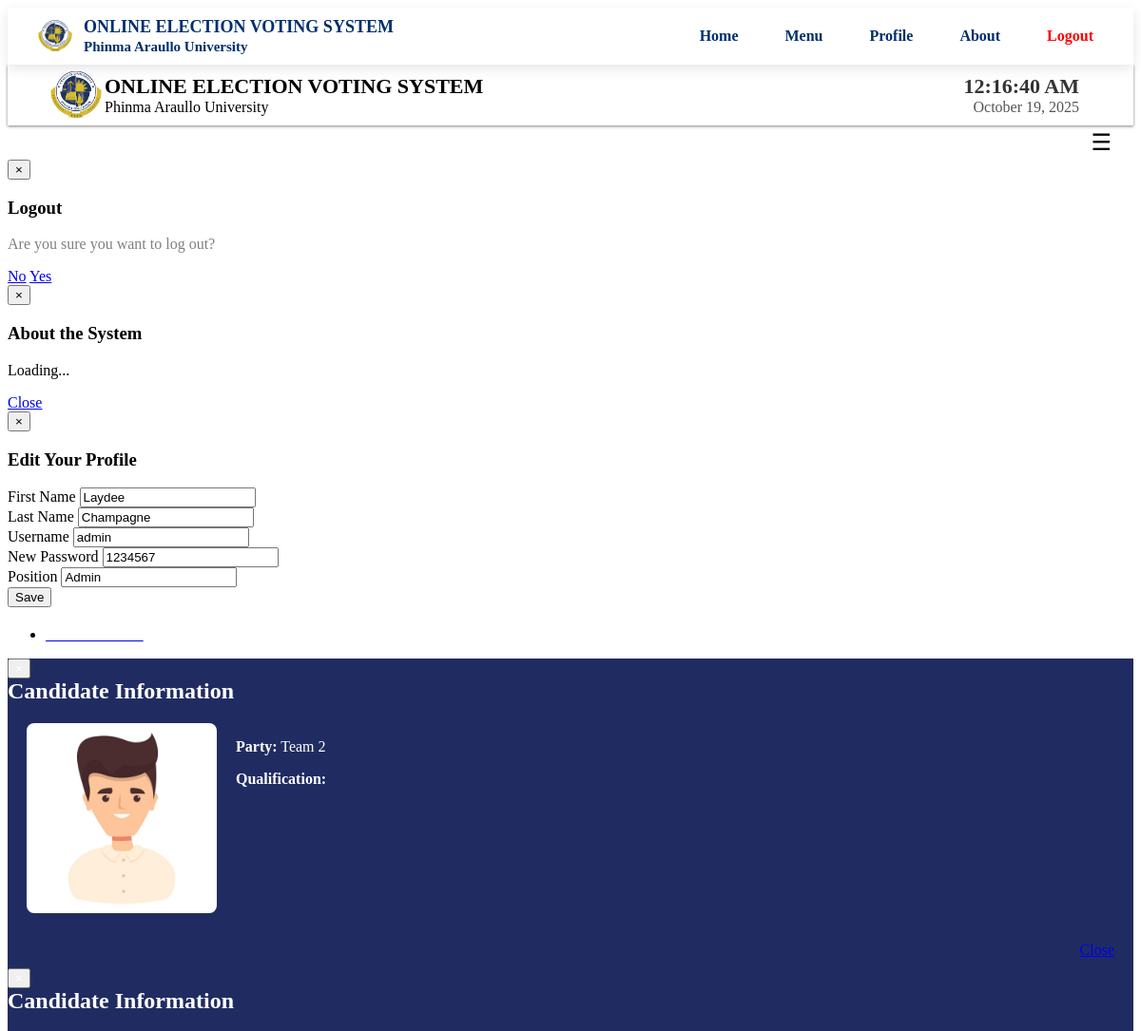
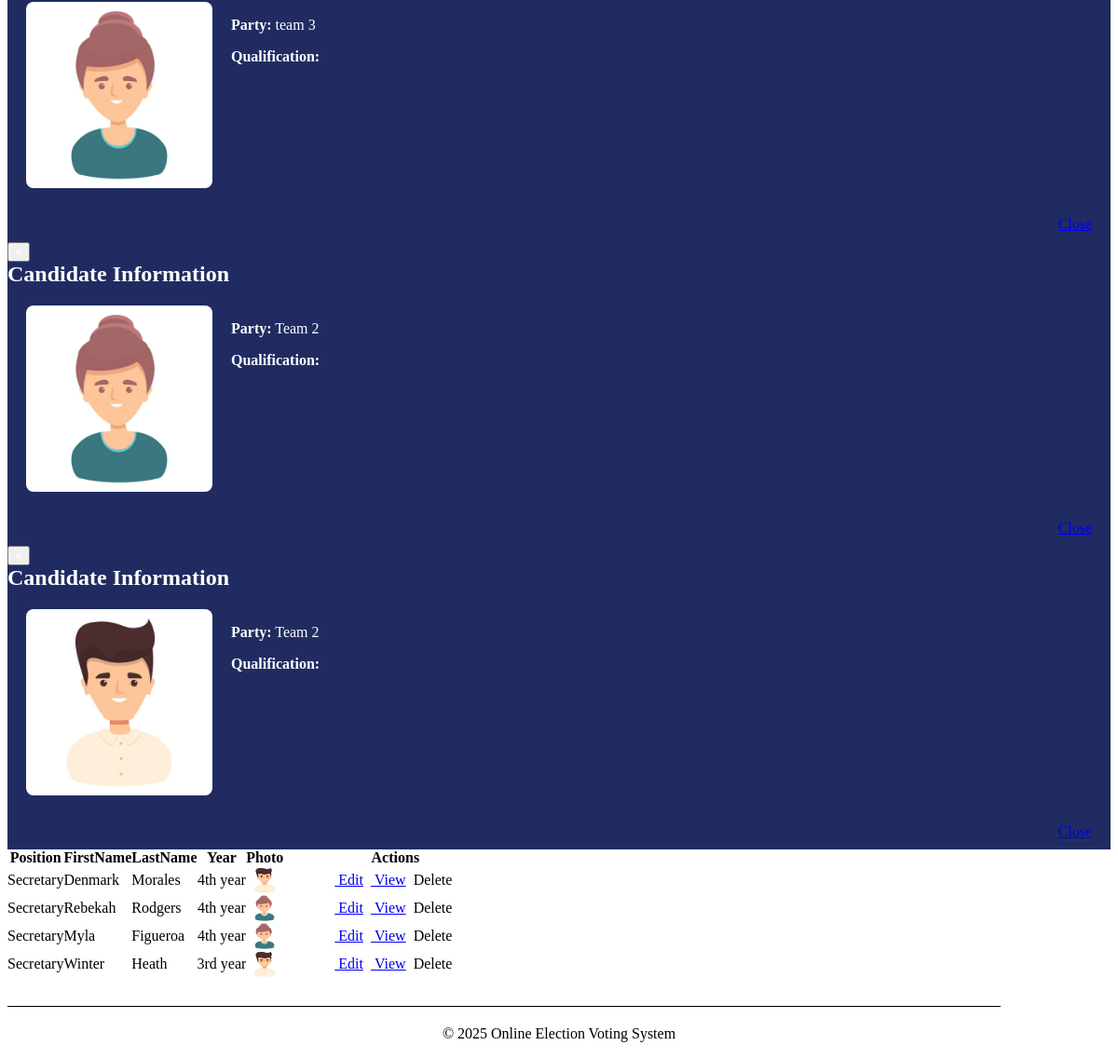
The app's page /admin/Secretary.php (signed in) with its own data (2 pictures, top to bottom).
### tables this page shows
CREATE TABLE `users` (
  `User_id` int(11) NOT NULL,
  `FirstName` varchar(100) NOT NULL,
  `LastName` varchar(100) NOT NULL,
  `UserName` varchar(100) NOT NULL,
  `Password` varchar(100) NOT NULL,
  `User_Type` varchar(50) NOT NULL,
  `Position` varchar(100) NOT NULL
);

CREATE TABLE `candidate` (
  `CandidateID` int(11) NOT NULL,
  `abc` varchar(1) NOT NULL,
  `Position` varchar(200) NOT NULL,
  `Party` varchar(100) NOT NULL,
  `FirstName` varchar(200) NOT NULL,
  `LastName` varchar(200) NOT NULL,
  `MiddleName` varchar(100) NOT NULL,
  `Gender` varchar(6) NOT NULL,
  `Year` varchar(100) NOT NULL,
  `Photo` varchar(200) NOT NULL,
  `Qualification` text NOT NULL
);

### admin/session.php (called while the page is built, shortened)
<?php
$id_session=$_SESSION['id'];
?>

### admin/Secretary.php (the view, shortened to what this page needs)
<?php
include('session.php');
include('header.php');
include('dbcon.php');
?>
</head>
<body>
<?php include('nav_top.php'); ?>
<div class="wrapper">
<div class="home_body">
<?php include('menusidebar.php'); ?>
<section style="margin-top: 20px;">
<section>
	<div id="element" class="hero-body">
	<div class="pagination">
		  <ul>
    <li><a href="new_candidate.php"><font color="white"><i class="icon-plus icon-large"></i>Add Candidates</font></a></li>
    </ul>
	</div>
	<table class="users-table">
<div class="demo_jui">
		<table cellpadding="0" cellspacing="0" border="0" class="display" id="log" class="jtable">
			<thead>
				<tr>
				<th>Position</th>
				<th>FirstName</th>
				<th>LastName</th>
				<th>Year</th>
				<th>Photo</th>
				<th>Actions</th>
				</tr>
			</thead>
			<tbody>
<?php $candidate_query=mysqli_query($conn,"select  * from candidate where Position='Secretary'");
		while($candidate_rows=mysqli_fetch_array($candidate_query)){ $id=$candidate_rows['CandidateID'];
		?>
<tr class="del<?php echo $id ?>">
	<td align="center"><?php echo $candidate_rows['Position']; ?></td>
	<td><?php echo $candidate_rows['FirstName']; ?></td>
	<td><?php echo $candidate_rows['LastName']; ?></td>
	<td align="center"><?php echo $candidate_rows['Year']; ?></td>
	<td align="center"><img class="pic" width="40" height="30" src="<?php echo $candidate_rows['Photo'];?>" border="0" onmouseover="showtrail('<?php echo $candidate_rows['Photo'];?>','<?php echo $candidate_rows['FirstName']." ".$candidate_rows['LastName'];?> ',200,5)" onmouseout="hidetrail()"></a></td>
	<td width="240" align="center">
	<a class="btn btn-Success" href="edit_candidate.php<?php echo '?id='.$id; ?>"><i class="icon-edit icon-large"></i>&nbsp;Edit</a>&nbsp;
	<a class="btn btn-info"  data-toggle="modal" href="#<?php echo $id; ?>" ><i class="icon-list icon-large"></i>&nbsp;View</a>
	<a class="btn btn-danger1" id="<?php echo $id; ?>"><i class="icon-trash icon-large"></i>&nbsp;Delete</a>&nbsp;
	</td>
<div class="modal hide fade" id="<?php echo htmlspecialchars($id); ?>">
  <div class="modal-header" style="background-color: #202c61; color: white;">
    <button type="button" class="close" data-dismiss="modal" style="color:white;">×</button>
    <h1 style="margin: 0; font-size: 24px;">Candidate Information</h1>
  </div>
  <div class="modal-body" style="
    background-color: #202c61;
    color: white;
    display: flex;
    gap: 20px;
    align-items: flex-start;
    max-height: 400px;
    overflow-y: auto;
    padding: 20px;">
    <div style="flex-shrink: 0;">
      <img
        src="<?php echo htmlspecialchars($candidate_rows['Photo']); ?>"
        alt="Candidate Photo"
        style="max-height: 200px; width: auto; border-radius: 8px; object-fit: contain;">
    </div>
    <div style="flex-grow: 1; overflow-wrap: break-word;">
      <p><strong>Party:</strong> <?php echo htmlspecialchars($candidate_rows['Party']); ?></p>
      <p><strong>Qualification:</strong><br>
      </p>
    </div>
  </div>
  <div class="modal-footer" style="background-color: #202c61; text-align: right; padding: 10px 20px;">
    <a href="#" class="btn btn-secondary" data-dismiss="modal" style="color: border: 1px solid white;">Close</a>
  </div>
</div>
		</div>
		</div>
	</tr>
<?php } ?>
<?php include('footer.php')?>
</body>
</html>

### admin/menusidebar.php (shortened to what this page needs)
<div class="navbar2">
  <div class="navbar-inner">
    <div class="container">
      <button class="hamburger pull-right" onclick="toggleSidebar()">&#9776;</button>
    </div>
  </div>
</div>
<div class="modal hide fade" id="logoutModal">
  <div class="modal-header">
    <button type="button" class="close" data-dismiss="modal">×</button>
    <h3>Logout</h3>
  </div>
  <div class="modal-body">
    <p style="color: gray;">Are you sure you want to log out?</p>
  </div>
  <div class="modal-footer">
    <a href="#" class="btn" data-dismiss="modal">No</a>
    <a href="logout.php" class="btn btn-primary">Yes</a>
  </div>
</div>
<div class="modal hide fade" id="aboutModal">
  <div class="modal-header">
    <button type="button" class="close" data-dismiss="modal">×</button>
    <h3>About the System</h3>
  </div>
  <div class="modal-body" id="aboutContent">
    <p>Loading...</p>
  </div>
  <div class="modal-footer">
    <a href="#" class="btn" data-dismiss="modal">Close</a>
  </div>
</div>
<div class="modal hide fade" id="profileModal" tabindex="-1" role="dialog">
  <div class="modal-dialog" style="max-width: 600px;">
    <div class="modal-content hero-profile">
      <div class="modal-header">
        <button type="button" class="close" data-dismiss="modal">×</button>
        <h3>Edit Your Profile</h3>
      </div>
      <div class="modal-body">
        <?php
        $query = mysqli_query($conn, "SELECT * FROM users WHERE User_id = '$id_session'");
        $row = mysqli_fetch_assoc($query);
        ?>
        <form method="post">
          <div class="form-group">
            <label>First Name</label>
            <input type="text" name="firstname" value="<?php echo $row['FirstName']; ?>" class="form-control" required>
          </div>
          <div class="form-group">
            <label>Last Name</label>
            <input type="text" name="lastname" value="<?php echo $row['LastName']; ?>" class="form-control" required>
          </div>
          <div class="form-group">
            <label>Username</label>
            <input type="text" name="username" value="<?php echo $row['UserName']; ?>" class="form-control" required>
          </div>
          <div class="form-group">
            <label>New Password</label>
            <input type="text" name="password" value="<?php echo $row['Password']; ?>" class="form-control" required>
          </div>
          <div class="form-group">
            <label>Position</label>
            <input type="text" value="<?php echo $row['Position']; ?>" class="form-control" readonly>
          </div>
          <input type="submit" name="save" value="Save" class="btn btn-primary">
        </form>
      </div>
    </div>
  </div>
</div>

### admin/menusidebar.php (style rules this page uses)
.navbar2 { width: 100%; max-width: 100%; box-sizing: border-box; overflow-x: visible; padding: 0; }
.navbar-inner { width: 100%; max-width: 100%; box-sizing: border-box; }
.navbar2 .container { width: 100% !important; max-width: 100%; box-sizing: border-box; display: flex; flex-wrap: wrap; justify-content: space-between; align-items: center; overflow-x: visible; padding: 0 15px; }
.hamburger { font-size: 24px; background: transparent; border: none; color: #000; cursor: pointer; padding: 4px 8px; margin-left: auto; }

### records on screen
users: firstname "Laydee", lastname "Champagne", username "admin", password "1234567", Position "Admin"
candidate: Position "Secretary", FirstName "Denmark", LastName "Morales", Year "4th year", Photo (picture), Party "Team 2"
candidate: Position "Secretary", FirstName "Rebekah", LastName "Rodgers", Year "4th year", Photo (picture), Party "team 3"
candidate: Position "Secretary", FirstName "Myla", LastName "Figueroa", Year "4th year", Photo (picture), Party "Team 2"
candidate: Position "Secretary", FirstName "Winter", LastName "Heath", Year "3rd year", Photo (picture), Party "Team 2"
